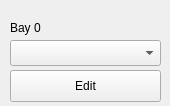
<?xml version="1.0" encoding="UTF-8"?>
<ui version="4.0">
 <class>BayWidget</class>
 <widget class="QWidget" name="BayWidget">
  <property name="geometry">
   <rect>
    <x>0</x>
    <y>0</y>
    <width>170</width>
    <height>106</height>
   </rect>
  </property>
  <property name="windowTitle">
   <string>Form</string>
  </property>
  <widget class="QPushButton" name="editButton">
   <property name="geometry">
    <rect>
     <x>10</x>
     <y>70</y>
     <width>151</width>
     <height>32</height>
    </rect>
   </property>
   <property name="sizePolicy">
    <sizepolicy hsizetype="MinimumExpanding" vsizetype="Fixed">
     <horstretch>0</horstretch>
     <verstretch>0</verstretch>
    </sizepolicy>
   </property>
   <property name="text">
    <string>Edit</string>
   </property>
  </widget>
  <widget class="QComboBox" name="materialCombo">
   <property name="geometry">
    <rect>
     <x>10</x>
     <y>40</y>
     <width>151</width>
     <height>26</height>
    </rect>
   </property>
   <property name="sizePolicy">
    <sizepolicy hsizetype="MinimumExpanding" vsizetype="Fixed">
     <horstretch>0</horstretch>
     <verstretch>0</verstretch>
    </sizepolicy>
   </property>
  </widget>
  <widget class="QLabel" name="bayLabel">
   <property name="geometry">
    <rect>
     <x>10</x>
     <y>20</y>
     <width>105</width>
     <height>16</height>
    </rect>
   </property>
   <property name="text">
    <string>Bay 0</string>
   </property>
  </widget>
 </widget>
 <resources/>
 <connections/>
</ui>
